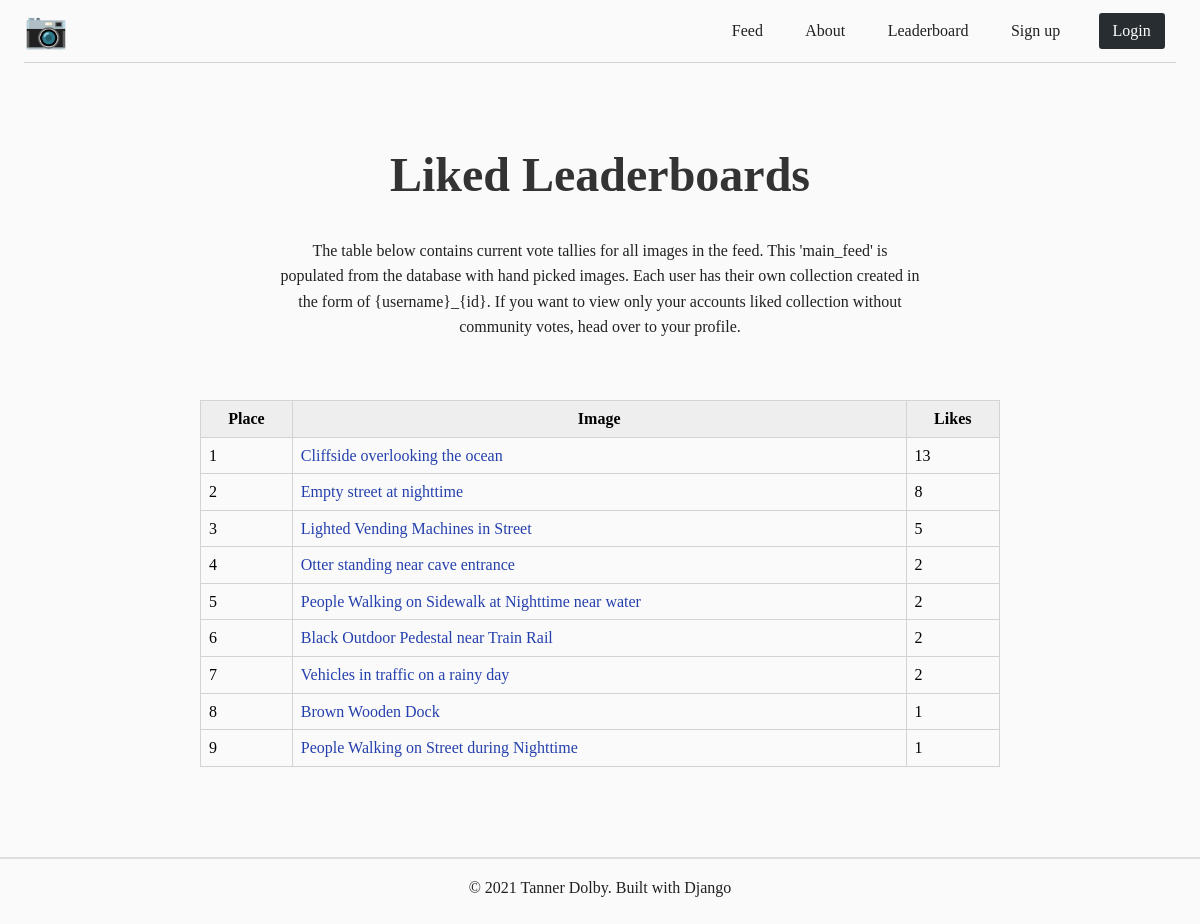
The page /leaderboard/ on the database as committed earlier.
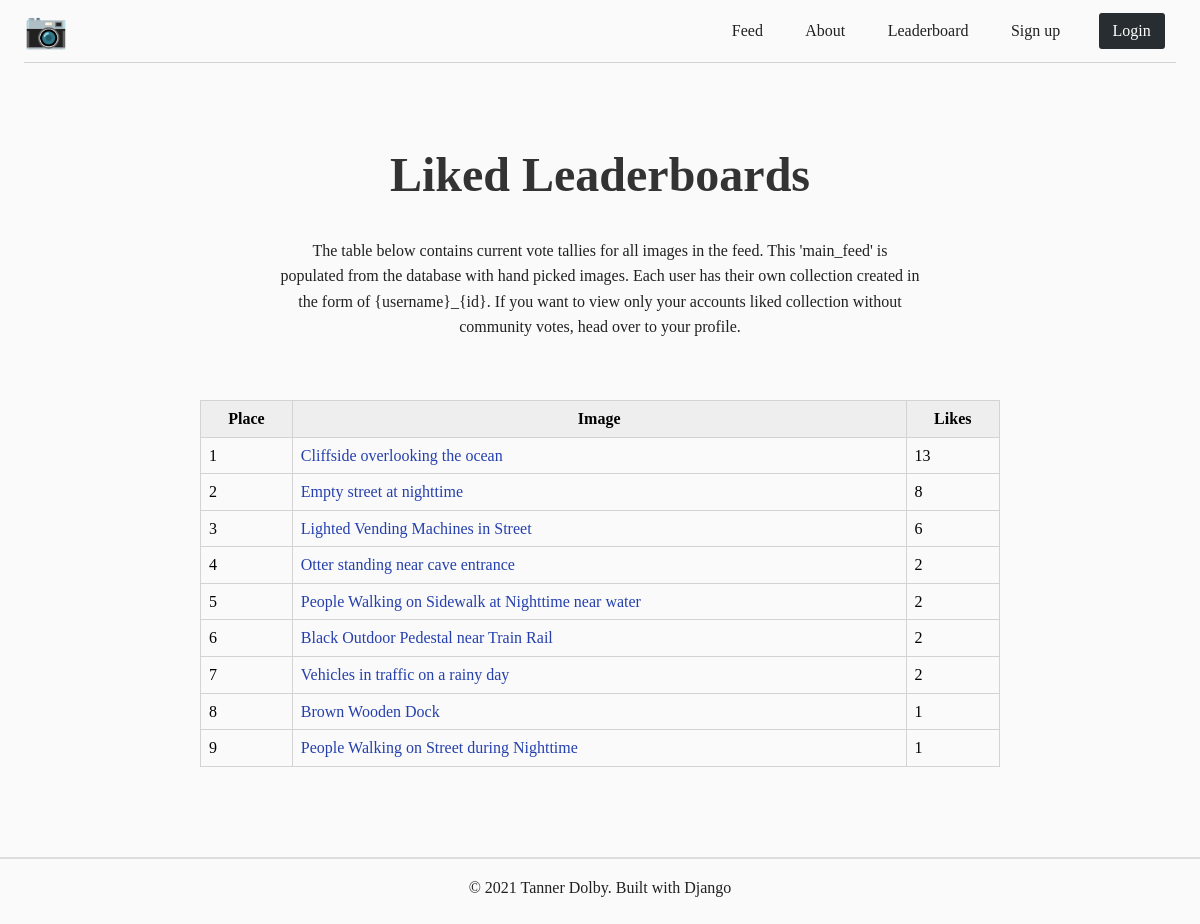
The same page on the database as committed later.
### feed/models.py (models this page shows, shortened)
class Image(models.Model):
    collection = models.ForeignKey(Collection, on_delete=models.CASCADE)
    user = models.ForeignKey(User, on_delete=models.CASCADE)
    title = models.CharField(max_length=255)
    src = models.CharField(max_length=255, default="")
    alt = models.CharField(max_length=255)
    created_at = models.DateTimeField('image created')
    votes = models.IntegerField(default=0)
    data = models.ImageField(upload_to='images', default="")

### feed/views.py (the view)
# urls.py: path('leaderboard/', views.LeaderboardView.as_view(), name='poll'),
class LeaderboardView(generic.ListView):
    model = Collection
    template_name = 'feed/base_poll.html'
    context_object_name = 'leaderboard'
    def get_queryset(self):
        c = Collection.objects.get(pk=1)
        get_all = c.image_set.order_by("-votes")
        return get_all

### feed/templates/feed/base_poll.html (shortened to what this page needs)
{% extends "feed/base.html" %}
{% load static %}
{% block  header %}
<div class="poll-hero">
<h1 class="hero-h">Liked Leaderboards</h1>
<p class="hero-p">The table below contains current vote tallies for all images in the feed. This 'main_feed' is populated from the database with hand picked images. Each user has their own collection created in the form of {username}_{id}. If you want to view only your accounts liked collection without community votes, head over to your profile.</p>
</div>
{% endblock %}
{% block main %}
<table>
    <thead>
        <tr>
            <th>Place</th>
            <th>Image</th>
            <th>Likes</th>
        </tr>
    </thead>
    <tbody>
        {% for img in leaderboard %}
        <tr>
            <td>{{ forloop.counter }}</td>
            <td><a href="{% url 'feed:detail' img.id %}">{{ img.title }}</a></td>
            <td>{{ img.votes }}</td>
        </tr>
        {% endfor %}
    </tbody>
</table>
{% endblock %}

### feed/templates/feed/base.html (shortened to what this page needs)
<!DOCTYPE html>
<html lang="en">
<head>
    {% load static %}
    <link rel="stylesheet" href="{% static 'feed/css/style.css' %}">
</head>
<body>
    <header class="top-header">
        <nav class="main-nav">
            <a href="{% url 'feed:index' %}" class="home-logo"><span>📷</span></a>
            <ul>
                <li><a href="{% url 'feed:index' %}">Feed</a></li>
                <li><a href="{% url 'feed:about' %}">About</a></li>
                <li><a href="{% url 'feed:poll' %}">Leaderboard</a></li>
                {% if user.is_authenticated %}
                <li><a href="{% url 'feed:profile' user.id %}">Profile</a></li>
                {% if user.is_superuser %}
                <li><a href="/admin">Dashboard</a></li>
                {% endif %}
                <li class="nav-item">
                    <a class="nav-link" href="{% url 'feed:logout' %}">Logout</a>
                </li>
                {% else %}
                <li class="nav-item">
                    <a class="nav-link" href="{% url 'feed:register' %}">Sign up</a>
                </li>
                <li class="nav-item">
                    <a class="nav-link" href="{% url 'feed:login' %}">Login</a>
                </li>
                {% endif %}
            </ul>
        </nav>
    </header>
    {% block header %}{% endblock %}
    <main>
    {% block main %}{% endblock %}
    </main>
    <footer>
        <p>&copy; 2021 Tanner Dolby. Built with <a href="https://docs.djangoproject.com/en/3.2/">Django</a></p>
    </footer>
</body>
</html>

### feed/static/feed/css/style.css (style rules this page uses)
*, *::before, *::after { box-sizing: border-box; }
:root { --foreground-text: #212121; --heading-text: #333; --page-bg: #fafafa; --link-blue-accessible: #2540AD; --link-blue-accessible-hover: #1836AF; --btn-submit: #007bff; --btn-submit-hov: #0a76eb; --login-dark: #282d31; --login-dark-hov: #181a1d; }
body { margin: 0; padding: 0; font-size: 1rem; line-height: 1.6; background: var(--page-bg, #fff); display: flex; flex-direction: column; min-height: 100vh; }
h1, h2, h3, h4, h5, h6 { color: var(--heading-text, #333); margin-bottom: 24px; }
p { color: var(--foreground-text, #222); margin-bottom: 24px; }
a { color: var(--link-blue-accessible); text-decoration: none; }
main, header, footer { padding: 0 1.5rem; margin: 0 auto; width: 100%; }
main, .top-header { margin-bottom: 42px; }
.hero-h { font-size: 2.5rem; font-size: clamp(2rem, 8vw, 3rem); }
.hero-p { max-width: 80ch; text-align: center; margin: 0 auto; margin-bottom: 60px; }
.main-nav { display: flex; align-items: center; justify-content: space-between; background-color: #212121; background-color: #06020d; background-color: inherit; border-bottom: 1px solid lightgray; }
.main-nav a { color: var(--foreground-text); }
.main-nav ul { list-style: none; display: flex; align-items: center; justify-content: flex-start; margin: 10px 0; }
.home-logo { font-size: 2rem; font-size: clamp(1.75rem, 5vw, 2.2rem); }
.main-nav ul li { margin: 0 .7rem; }
.main-nav ul li a { padding: 8px 10px; border-radius: 3px; display: block; }
.main-nav ul li:last-child a { color: #fff; padding: 5px 14px; background-color: #06020d; background-color: #0d041b; background-color: #f8f9fa; background-color: #343a40; background-color: #282d31; background-color: var(--login-dark); margin-left: 6px; }
table { border: 1px solid lightgray; width: 100%; max-width: 100ch; margin: 0 auto 3rem; border-collapse: collapse; }
table thead { background: #eee; background: #ccf8ff; background: #d4f9ff; background: #e7fbff; background: #eee; }
table th, tr td { border: 1px solid lightgray; padding: 5px 8px; }
.poll-hero { padding: 0 1.5rem; }
.poll-hero h1 { text-align: center; }
footer { margin-top: auto; text-align: center; border-top: 2px solid #ddd; }
footer p, footer a { color: var(--foreground-text); }

Rows that differ between the two databases and show on the page:
changed Image "Lighted Vending Machines in Street": votes "5" → "6"
